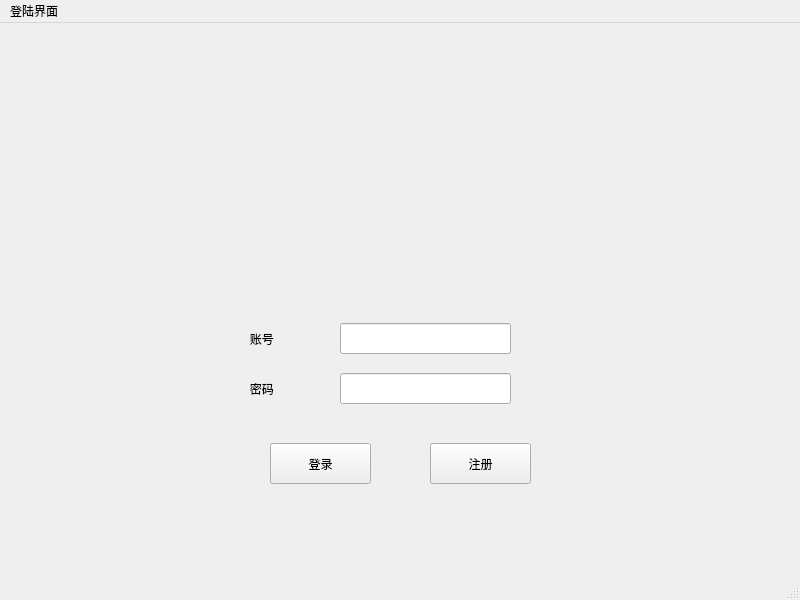
<?xml version="1.0" encoding="UTF-8"?>
<ui version="4.0">
 <class>MainWindow</class>
 <widget class="QMainWindow" name="MainWindow">
  <property name="geometry">
   <rect>
    <x>0</x>
    <y>0</y>
    <width>800</width>
    <height>600</height>
   </rect>
  </property>
  <property name="windowTitle">
   <string>MainWindow</string>
  </property>
  <widget class="QWidget" name="centralwidget">
   <widget class="QLabel" name="label">
    <property name="geometry">
     <rect>
      <x>240</x>
      <y>300</y>
      <width>91</width>
      <height>31</height>
     </rect>
    </property>
    <property name="text">
     <string>   账号</string>
    </property>
   </widget>
   <widget class="QLabel" name="label_2">
    <property name="geometry">
     <rect>
      <x>240</x>
      <y>350</y>
      <width>91</width>
      <height>31</height>
     </rect>
    </property>
    <property name="text">
     <string>   密码</string>
    </property>
   </widget>
   <widget class="QLineEdit" name="lineEdit">
    <property name="geometry">
     <rect>
      <x>340</x>
      <y>300</y>
      <width>171</width>
      <height>31</height>
     </rect>
    </property>
   </widget>
   <widget class="QLineEdit" name="lineEdit_2">
    <property name="geometry">
     <rect>
      <x>340</x>
      <y>350</y>
      <width>171</width>
      <height>31</height>
     </rect>
    </property>
   </widget>
   <widget class="QPushButton" name="pushButton">
    <property name="geometry">
     <rect>
      <x>270</x>
      <y>420</y>
      <width>101</width>
      <height>41</height>
     </rect>
    </property>
    <property name="text">
     <string>登录</string>
    </property>
   </widget>
   <widget class="QPushButton" name="pushButton_2">
    <property name="geometry">
     <rect>
      <x>430</x>
      <y>420</y>
      <width>101</width>
      <height>41</height>
     </rect>
    </property>
    <property name="text">
     <string>注册</string>
    </property>
   </widget>
   <widget class="QLabel" name="label_3">
    <property name="geometry">
     <rect>
      <x>120</x>
      <y>10</y>
      <width>591</width>
      <height>261</height>
     </rect>
    </property>
    <property name="text">
     <string/>
    </property>
    <property name="pixmap">
     <pixmap resource="pic.qrc">:/images/b.jpg</pixmap>
    </property>
   </widget>
  </widget>
  <widget class="QMenuBar" name="menubar">
   <property name="geometry">
    <rect>
     <x>0</x>
     <y>0</y>
     <width>800</width>
     <height>26</height>
    </rect>
   </property>
   <widget class="QMenu" name="menu">
    <property name="title">
     <string>登陆界面</string>
    </property>
   </widget>
   <addaction name="menu"/>
  </widget>
  <widget class="QStatusBar" name="statusbar"/>
 </widget>
 <resources>
  <include location="pic.qrc"/>
 </resources>
 <connections/>
</ui>
